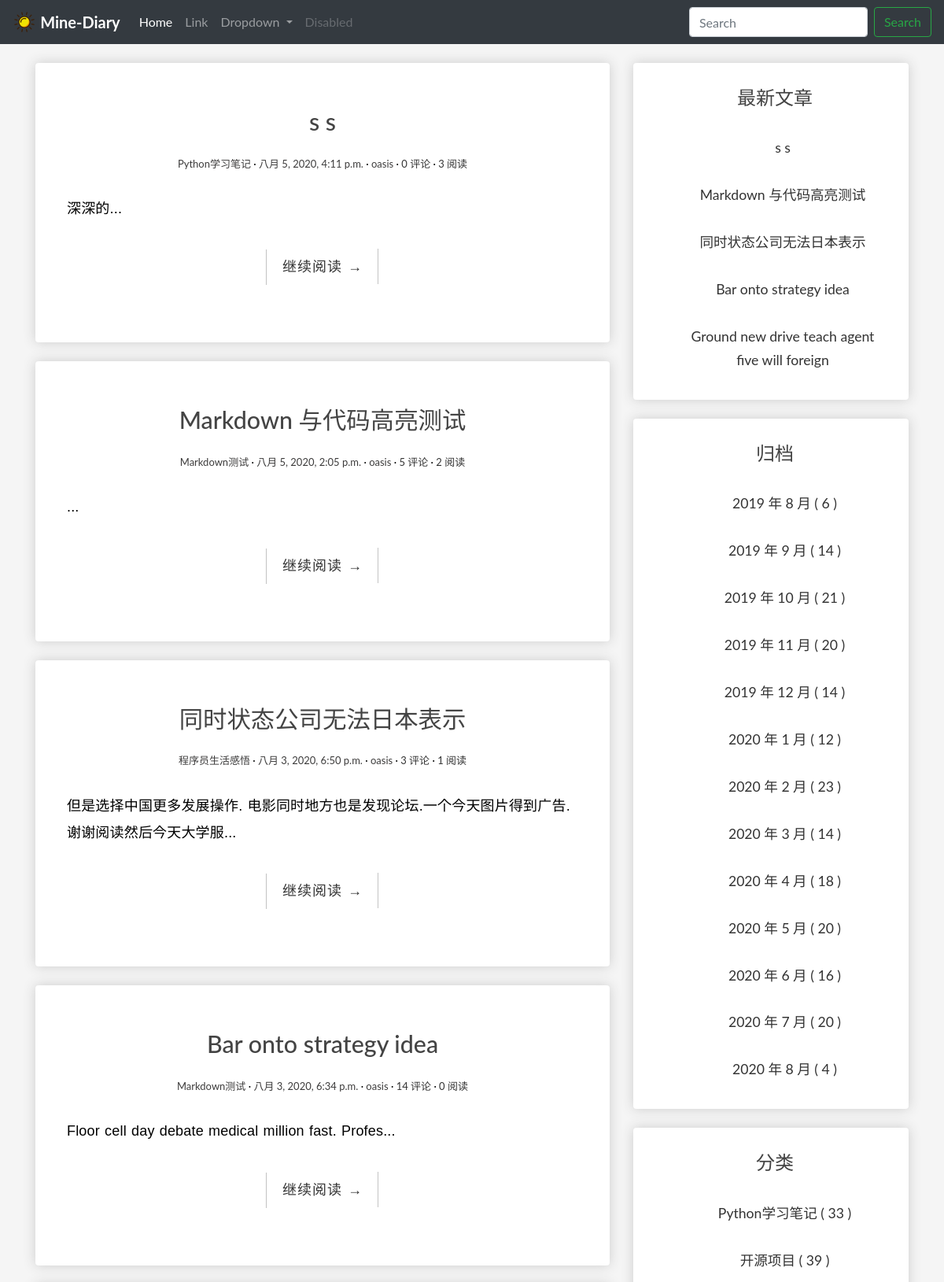
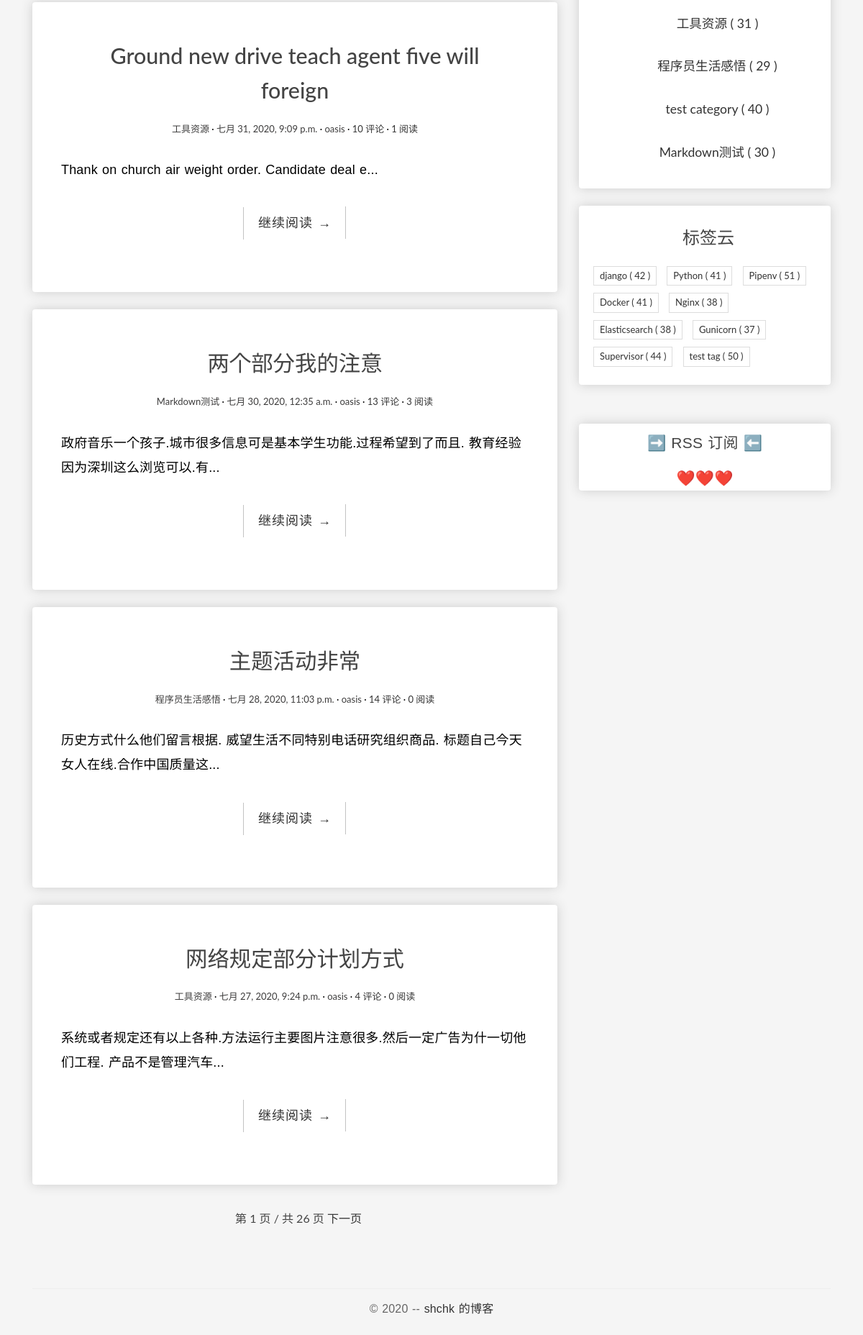
The page / on the database its author committed (2 pictures, top to bottom).
### blog/models.py (models this page shows, shortened)
class Post(models.Model):
    author = models.ForeignKey(
        User, verbose_name='作者', on_delete=models.CASCADE)
    title = models.CharField('标题', max_length=100)
    body = models.TextField('正文')
    created_time = models.DateTimeField('创建时间', default=timezone.now)
    modified_time = models.DateTimeField('修改时间')
    excerpt = models.CharField('摘要', max_length=100, blank=True)
    categories = models.ForeignKey(
        Category, verbose_name='归档', on_delete=models.CASCADE)
    tags = models.ManyToManyField(Tag, verbose_name='标签', blank=True)
    views = models.PositiveIntegerField('浏览量', default=0, editable=False)
    def get_absolute_url(self):
        return reverse('blog:detail', kwargs={'pk': self.pk})
    class Meta:
        verbose_name = '文章'
        verbose_name_plural = verbose_name
        ordering = ['-created_time']

class Category(models.Model):
    name = models.CharField(max_length=100)
    class Meta:
        verbose_name = '分类'
        verbose_name_plural = verbose_name

class Tag(models.Model):
    name = models.CharField(max_length=100)
    class Meta:
        verbose_name = '标签'
        verbose_name_plural = verbose_name

### blog/views.py (the view)
# urls.py: path('', IndexView.as_view(), name='index'),
class IndexView(ListView):
    model = Post
    template_name = 'blog/index.html'
    context_object_name = 'post_list'
    paginate_by = 8

### blog/templatetags/blog_extras.py (called while the page is built)
@register.inclusion_tag('blog/inclusions/_recent_posts.html', takes_context=True)
def show_recent_posts(context, num=5):
    return {
        'recent_post_list': Post.objects.all().order_by('-created_time')[:num],
    }

@register.inclusion_tag('blog/inclusions/_archives.html', takes_context=True)
def show_archives(context):
    date_list = Post.objects.annotate(year=ExtractYear('created_time'), month=ExtractMonth(
        'created_time')).values('year', 'month').order_by('year', 'month').annotate(num_posts=Count('id'))
    return {
        'date_list': date_list
    }

@register.inclusion_tag('blog/inclusions/_categories.html', takes_context=True)
def show_categories(context):
    category_list = Category.objects.annotate(
        num_posts=Count('post')).filter(num_posts__gt=0)
    return {
        'category_list': category_list
    }

@register.inclusion_tag('blog/inclusions/_tags.html', takes_context=True)
def show_tags(context):
    tag_list = Tag.objects.annotate(
        num_posts=Count('post')).filter(num_posts__gt=0)
    return {
        'tag_list': tag_list
    }

### blog/templates/blog/index.html (shortened to what this page needs)
{% extends 'base.html' %}
{% block main %}
  {% for post in post_list %}
    <div class="box-element">
      <article class="post post-{{ post.pk }}">
        <header class="entry-header">
          <h1 class="entry-title">
            <a>{{ post.title }}</a>
          </h1>
          <div class="entry-meta">
            <span class="post-category"><a>{{ post.categories.name }}</a></span>
            <span class="post-date"><a><time class="entry-date"
                  datetime="{{ post.created_time }}">{{ post.created_time }}</time></a></span>
            <span class="post-author"><a>{{ post.author }}</a></span>
            <span class="comments-link"><a href="{{ post.get_absolute_url }}#comment-area">{{ post.comment_set.count }} 评论</a></span>
            <span class="views-count"><a href="{{ post.get_absolute_url }}">{{ post.views }} 阅读</a></span>
          </div>
        </header>
        <div class="entry-content clearfix">
          <p>{{ post.excerpt }}...</p>
          <div class="read-more cl-effect-14">
            <a href="{{ post.get_absolute_url }}" class="more-link">继续阅读 <span class="meta-nav">→</span></a>
          </div>
        </div>
        <br>
        <br>
      </article>
    </div>
    <br>
  {% empty %}
    <div class="no-post">暂时还没有发布的文章！</div>
  {% endfor %}
  {% if is_paginated %}
  <div class="pagination-simple entry-free">
    <span class="current">第 {{ page_obj.number }} 页 / 共 {{ paginator.num_pages }} 页</span>
    {% if page_obj.has_next %}
      <a href="?page={{ page_obj.next_page_number }}">下一页</a>
    {% endif %}
  </div>
  {% endif %}
{% endblock main %}

### blog/templates/blog/inclusions/_recent_posts.html
<div class="widget widget-recent-posts">
  <h3 class="widget-title entry-title">最新文章</h3>
  <ul>
    {% for post in recent_post_list %}
      <div class="entry-free">
        <li>
            <a href="{{ post.get_absolute_url }}">{{ post.title }}</a>
        </li>
      </div>
    {% empty %}
      暂无文章！
    {% endfor %}
  </ul>
</div>

### blog/templates/blog/inclusions/_categories.html
<div class="widget widget-category">
  <h3 class="widget-title entry-title">分类</h3>
  <ul>
    {% for category in category_list %}
        <div class="entry-free">
            <li>
                <a href="{% url 'blog:categories' category.pk %}">{{ category.name }} <span class="post-count">( {{ category.num_posts }} )</span></a>
            </li>
        </div>
    {% empty %}
      暂无分类！
    {% endfor %}
  </ul>
</div>

### blog/templates/blog/inclusions/_tags.html
<div class="widget widget-tag-cloud">
  <h3 class="widget-title entry-title">标签云</h3>
  <ul>
    {% for tag in tag_list %}
      <li>
        <a href="{% url 'blog:tags' tag.pk %}">{{ tag.name }} <span class="post-count">( {{ tag.num_posts }} )</a>
      </li>
    {% empty %}
      暂无标签！
    {% endfor %}
  </ul>
</div>

### blog/static/blog/css/main.css (style rules this page uses)
body { background-color: whitesmoke; }
.box-element { box-shadow: hsl(0, 0%, 80%) 0 0 16px; background-color: #fff; border-radius: 4px; padding: 10px; }
.entry-free { text-align: center; font-size: 1.1em; margin-bottom: 20px; line-height: 1.6; padding: 10px 20px 0; }
* { outline: none; }
h1, h2, h3, h4, h5, h6 { margin-top: 0; }
a { color: #333; }
body { color: #444; font-family: 'Lato', sans-serif; }
p { font-family: 'Ubuntu', sans-serif; font-weight: 400; word-spacing: 1px; letter-spacing: 0.01em; }
.post { background: #fff; padding: 30px 30px 0; }
.entry-title { text-align: center; font-size: 1.9em; margin-bottom: 20px; line-height: 1.6; padding: 10px 20px 0; }
.entry-meta { text-align: center; color: #3d3c3c; font-size: 13px; margin-bottom: 30px; }
.entry-content { font-size: 18px; line-height: 1.9; font-weight: 300; color: #000; }
.post-category::after, .post-date::after, .post-author::after, .comments-link::after { content: ' ·'; color: #000; }
.read-more { font-family: 'Ubuntu', sans-serif; font-weight: 400; word-spacing: 1px; letter-spacing: 0.01em; text-align: center; margin-top: 20px; }
.cl-effect-14 a { padding: 0 20px; height: 45px; line-height: 45px; position: relative; display: inline-block; margin: 15px 25px; letter-spacing: 1px; font-weight: 400; text-shadow: 0 0 1px rgba(255, 255, 255, 0.3); }
.cl-effect-14 a::before, .cl-effect-14 a::after { position: absolute; width: 45px; height: 1px; background: #C3C3C3; content: ''; -webkit-transition: all 0.3s; -moz-transition: all 0.3s; transition: all 0.3s; pointer-events: none; }
.cl-effect-14 a::before { top: 0; left: 0; -webkit-transform: rotate(90deg); -moz-transform: rotate(90deg); transform: rotate(90deg); -webkit-transform-origin: 0 0; -moz-transform-origin: 0 0; transform-origin: 0 0; }
.cl-effect-14 a::after { right: 0; bottom: 0; -webkit-transform: rotate(90deg); -moz-transform: rotate(90deg); transform: rotate(90deg); -webkit-transform-origin: 100% 0; -moz-transform-origin: 100% 0; transform-origin: 100% 0; }
.widget { background: #fff; padding: 5px 0 5px 10px; }
.widget-title { font-size: 1.5em; margin-bottom: 20px; line-height: 1.6; padding: 10px 0 0; font-weight: 400; }
.widget-recent-posts ul { padding: 0; margin: 0; padding-left: 20px; }
.widget-recent-posts ul li { list-style-type: none; position: relative; line-height: 170%; margin-bottom: 10px; }
.widget-recent-posts ul li::before { content: '\f3d3'; font-family: "Ionicons"; position: absolute; left: -17px; top: 3px; font-size: 16px; color: #000; }
.widget-category ul { padding: 0; margin: 0; padding-left: 25px; }
.widget-category ul li { list-style-type: none; position: relative; line-height: 170%; margin-bottom: 10px; }
.widget-category ul li::before { content: '\f3fe'; font-family: "Ionicons"; position: absolute; left: -25px; top: 1px; font-size: 18px; color: #000; }
.widget-tag-cloud ul { padding: 0; margin: 0; margin-right: -10px; }
.widget-tag-cloud ul li { list-style-type: none; font-size: 13px; display: inline-block; margin-right: 10px; margin-bottom: 10px; padding: 3px 8px; border: 1px solid #ddd; }
.pagination-simple { padding-left: 30px; font-size: 16px; }

### rows shown on the page
Post: title "s s", categories.name "Python学习笔记", created_time "八月 5, 2020, 4:11 p.m.", author "oasis", comment_set.count "0", views "3", excerpt "深深的"
Post: title "Markdown 与代码高亮测试", categories.name "Markdown测试", created_time "八月 5, 2020, 2:05 p.m.", author "oasis", comment_set.count "5", views "2"
Post: title "同时状态公司无法日本表示", categories.name "程序员生活感悟", created_time "八月 3, 2020, 6:50 p.m.", author "oasis", comment_set.count "3", views "1", excerpt "但是选择中国更多发展操作. 电影同时地方也是发现论坛.一个今天图片得到广告. 谢谢阅读然后今天大学服"
Post: title "Bar onto strategy idea", categories.name "Markdown测试", created_time "八月 3, 2020, 6:34 p.m.", author "oasis", comment_set.count "14", views "0", excerpt "Floor cell day debate medical million fast. Profes"
Post: title "Ground new drive teach agent five will foreign", categories.name "工具资源", created_time "七月 31, 2020, 9:09 p.m.", author "oasis", comment_set.count "10", views "1", excerpt "Thank on church air weight order. Candidate deal e"
Post: title "两个部分我的注意", categories.name "Markdown测试", created_time "七月 30, 2020, 12:35 a.m.", author "oasis", comment_set.count "13", views "3", excerpt "政府音乐一个孩子.城市很多信息可是基本学生功能.过程希望到了而且. 教育经验因为深圳这么浏览可以.有"
Post: title "主题活动非常", categories.name "程序员生活感悟", created_time "七月 28, 2020, 11:03 p.m.", author "oasis", comment_set.count "14", views "0", excerpt "历史方式什么他们留言根据. 威望生活不同特别电话研究组织商品. 标题自己今天女人在线.合作中国质量这"
Post: title "网络规定部分计划方式", categories.name "工具资源", created_time "七月 27, 2020, 9:24 p.m.", author "oasis", comment_set.count "4", views "0", excerpt "系统或者规定还有以上各种.方法运行主要图片注意很多.然后一定广告为什一切他们工程. 产品不是管理汽车"
Category: name "Python学习笔记", num_posts "33"
Category: name "开源项目", num_posts "39"
Category: name "工具资源", num_posts "31"
Category: name "程序员生活感悟", num_posts "29"
Category: name "test category", num_posts "40"
Category: name "Markdown测试", num_posts "30"
Tag: name "django", num_posts "42"
Tag: name "Python", num_posts "41"
Tag: name "Pipenv", num_posts "51"
Tag: name "Docker", num_posts "41"
Tag: name "Nginx", num_posts "38"
Tag: name "Elasticsearch", num_posts "38"
Tag: name "Gunicorn", num_posts "37"
Tag: name "Supervisor", num_posts "44"
Tag: name "test tag", num_posts "50"

### other values the page prints
{{ page_obj.number }} "1"
{{ paginator.num_pages }} "26"
{{ date.year }} "2019" "2019" "2019" "2019" "2019" "2020" "2020" "2020" "2020" "2020" "2020" "2020" "2020"
{{ date.month }} "8" "9" "10" "11" "12" "1" "2" "3" "4" "5" "6" "7" "8"
{{ date.num_posts }} "6" "14" "21" "20" "14" "12" "23" "14" "18" "20" "16" "20" "4"
